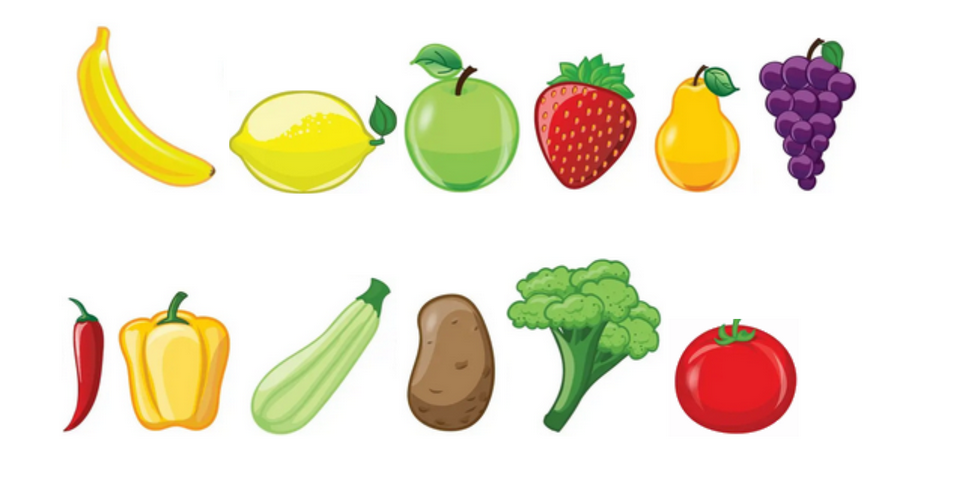
#> input picture images/converter/image.png, 972 x 487 px
$ python converter.py
#> lines starting #> are read from the running program, lines starting #| are printed output that depends on the picture; after the words box and inside, x2 and y2 are one past the last pixel; in counts of white or black regions, pixels touching at a corner belong together
import requests
from PIL import Image
import numpy as np
import os

# Pobierz obrazek lub wczytaj lokalnie
img = Image.open("image.png")  # jeśli masz plik lokalnie
#> img is the input picture: PIL image 972x487 RGBA; mean R, G, B, A 236.4, 230, 210.9, 255

# Zamiana na RGBA
if img.mode != 'RGBA':
    img = img.convert('RGBA')

width, height = img.size
#> width = 972; height = 487

# Współrzędne (proporcje) dla każdego obiektu
fruit_boxes = [
    [0.08, 0.05, 0.22, 0.40],   # banan
    [0.23, 0.12, 0.41, 0.45],   # cytryna
    [0.41, 0.08, 0.54, 0.40],   # jabłko
    [0.54, 0.10, 0.66, 0.40],   # truskawka
    [0.66, 0.12, 0.78, 0.40],   # gruszka
    [0.78, 0.06, 0.89, 0.41],   # winogrona
]
vegetable_boxes = [
    [0.06, 0.60, 0.12, 0.90],   # chili
    [0.12, 0.59, 0.25, 0.90],   # papryka
    [0.25, 0.56, 0.41, 0.90],   # cukinia
    [0.41, 0.60, 0.52, 0.90],   # ziemniak
    [0.52, 0.53, 0.69, 0.90],   # brokuły
    [0.69, 0.65, 0.825, 0.90],   # pomidor
]

def extract_object(img, box, target_size=256):
    left = int(box[0] * width)
    top = int(box[1] * height)
    right = int(box[2] * width)
    bottom = int(box[3] * height)
    cropped = img.crop((left, top, right, bottom))
    square_img = Image.new('RGBA', (target_size, target_size), (0, 0, 0, 0))
    cropped_width, cropped_height = cropped.size
    if cropped_width > cropped_height:
        new_width = target_size
        new_height = int((cropped_height / cropped_width) * target_size)
    else:
        new_height = target_size
        new_width = int((cropped_width / cropped_height) * target_size)
    resized = cropped.resize((new_width, new_height), Image.Resampling.LANCZOS)
    x_offset = (target_size - new_width) // 2
    y_offset = (target_size - new_height) // 2
    square_img.paste(resized, (x_offset, y_offset), resized)
    data = np.array(square_img)
    white_threshold = 240
    white_mask = (data[:, :, 0] > white_threshold) & \
                 (data[:, :, 1] > white_threshold) & \
                 (data[:, :, 2] > white_threshold)
    data[white_mask] = [0, 0, 0, 0]
    return Image.fromarray(data, 'RGBA')

os.makedirs('extracted_objects', exist_ok=True)

for i, box in enumerate(fruit_boxes, 1):
    fruit_img = extract_object(img, box)
    fruit_img.save(f'extracted_objects/fruit_{i}.png')
#> this loop made 6 passes
#> pass 1, in extract_object, `cropped = img.crop((left, top, right, bottom))`:
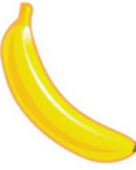
#> cropped: PIL image 136x170 RGBA; mean R, G, B, A 249.4, 240.8, 184.8, 255
#> pass 1, in extract_object, `data = np.array(square_img)`:
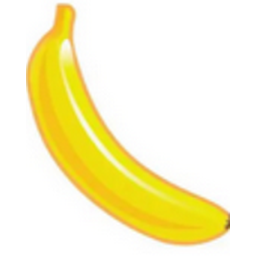
#> data: shape (256, 256, 4); mean R, G, B, A 198.8, 191.9, 147.2, 203.2; transparent parts drawn white
#> after the loop:
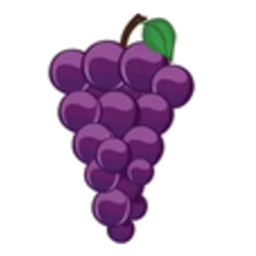
#> fruit_img: PIL image 256x256 RGBA; mean R, G, B, A 33.6, 19.2, 35, 77.5; transparent parts drawn white

for i, box in enumerate(vegetable_boxes, 1):
    vegetable_img = extract_object(img, box)
    vegetable_img.save(f'extracted_objects/vegetable_{i}.png')
#> this loop made 6 passes
#> pass 1, in extract_object (call 7), `resized = cropped.resize((new_width, new_height), Image.Resampling.LAN..`:
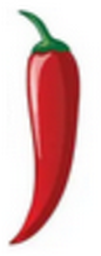
#> resized: PIL image 101x256 RGBA; mean R, G, B, A 226.4, 188.8, 188.3, 255
#> pass 1, in extract_object (call 7), `data = np.array(square_img)`:
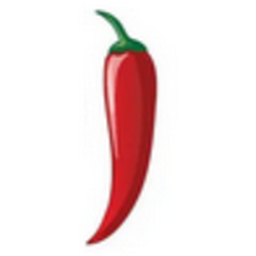
#> data: shape (256, 256, 4); mean R, G, B, A 89.3, 74.5, 74.3, 100.6; transparent parts drawn white
#> pass 1, in extract_object (call 7), `white_mask = (data[:, :, 0] > white_threshold) & \ (data[:, :, 1] > wh..`:
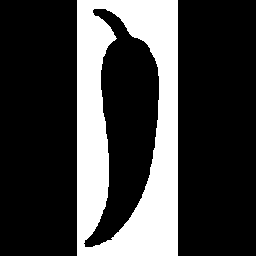
#> white_mask: shape (256, 256) bool; 25.1% white; 1 white region, box (x1, y1, x2, y2) and area: (77, 0, 178, 256) 16449
#> after the loop:
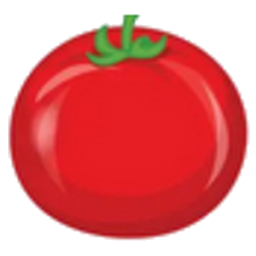
#> vegetable_img: PIL image 256x256 RGBA; mean R, G, B, A 135.4, 31.9, 32.5, 163.6; transparent parts drawn white

print("Wszystkie pliki zostały utworzone w folderze 'extracted_objects'.")
